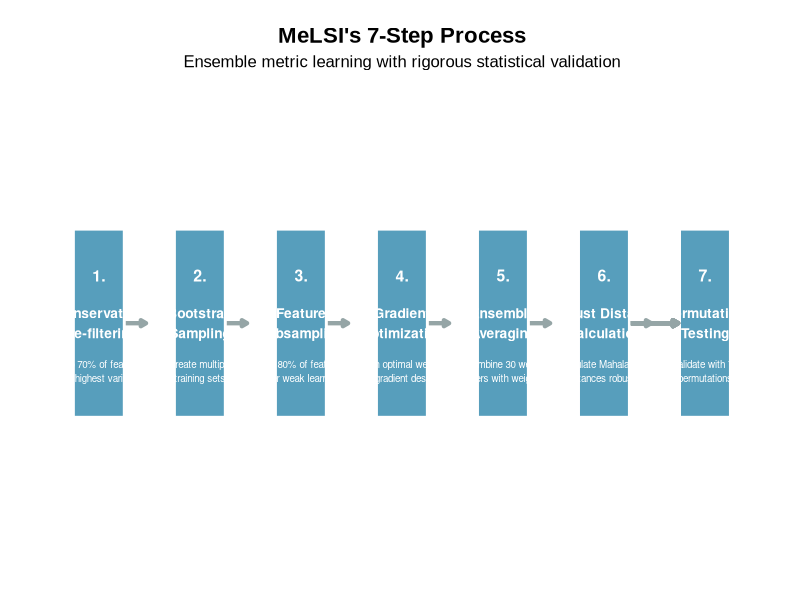

The R script that drew this image:
# Improved MeLSI Algorithm Flowchart for Poster
library(ggplot2)
library(grid)
library(gridExtra)

# Set theme
theme_flowchart <- theme_minimal() +
  theme(
    text = element_text(size = 12, family = "Arial"),
    plot.title = element_text(size = 16, face = "bold", hjust = 0.5),
    plot.subtitle = element_text(size = 12, hjust = 0.5),
    axis.text = element_blank(),
    axis.ticks = element_blank(),
    axis.title = element_blank(),
    panel.grid = element_blank(),
    plot.margin = margin(20, 20, 20, 20)
  )

# Colors
melsi_blue <- "#2E86AB"
melsi_red <- "#E74C3C"
melsi_gray <- "#95A5A6"

# Create improved flowchart
create_improved_flowchart <- function() {
  # Define steps with better descriptions
  steps_data <- data.frame(
    step_num = 1:7,
    title = c("Conservative\nPre-filtering", 
              "Bootstrap\nSampling",
              "Feature\nSubsampling", 
              "Gradient\nOptimization",
              "Ensemble\nAveraging",
              "Robust Distance\nCalculation",
              "Permutation\nTesting"),
    details = c("Keep 70% of features\nwith highest variance",
                "Create multiple\ntraining sets",
                "Use 80% of features\nper weak learner", 
                "Learn optimal weights\nvia gradient descent",
                "Combine 30 weak\nlearners with weighting",
                "Calculate Mahalanobis\ndistances robustly",
                "Validate with 75\npermutations"),
    x = c(1, 2.5, 4, 5.5, 7, 8.5, 10),
    y = rep(1, 7)
  )
  
  # Create the plot
  p <- ggplot(steps_data, aes(x = x, y = y)) +
    # Draw main boxes
    geom_rect(aes(xmin = x - 0.4, xmax = x + 0.4, 
                  ymin = y - 0.3, ymax = y + 0.3),
              fill = melsi_blue, alpha = 0.8, color = "white", linewidth = 2) +
    # Add step numbers
    geom_text(aes(x = x, y = y + 0.15, label = paste0(step_num, ".")), 
              color = "white", size = 4, fontface = "bold") +
    # Add titles
    geom_text(aes(x = x, y = y, label = title), 
              color = "white", size = 3.5, fontface = "bold") +
    # Add details
    geom_text(aes(x = x, y = y - 0.15, label = details), 
              color = "white", size = 2.5) +
    # Add arrows
    geom_segment(aes(x = x + 0.4, xend = x + 1.1 - 0.4, y = y, yend = y),
                 arrow = arrow(length = unit(0.15, "cm"), type = "closed"), 
                 color = melsi_gray, linewidth = 1.5) +
    # Remove last arrow
    geom_segment(aes(x = 8.5 + 0.4, xend = 10 - 0.4, y = y, yend = y),
                 arrow = arrow(length = unit(0.15, "cm"), type = "closed"), 
                 color = melsi_gray, linewidth = 1.5) +
    labs(
      title = "MeLSI's 7-Step Process",
      subtitle = "Ensemble metric learning with rigorous statistical validation"
    ) +
    theme_flowchart +
    xlim(0.5, 10.5) +
    ylim(0.3, 1.7)
  
  return(p)
}

# Create and save the improved flowchart
cat("Creating improved algorithm flowchart...\n")
improved_flowchart <- create_improved_flowchart()

# Save the figure
ggsave("figure2_algorithm_flow_improved.png", improved_flowchart, 
       width = 14, height = 5, dpi = 300, bg = "white")

cat("Improved flowchart saved as: figure2_algorithm_flow_improved.png\n")










